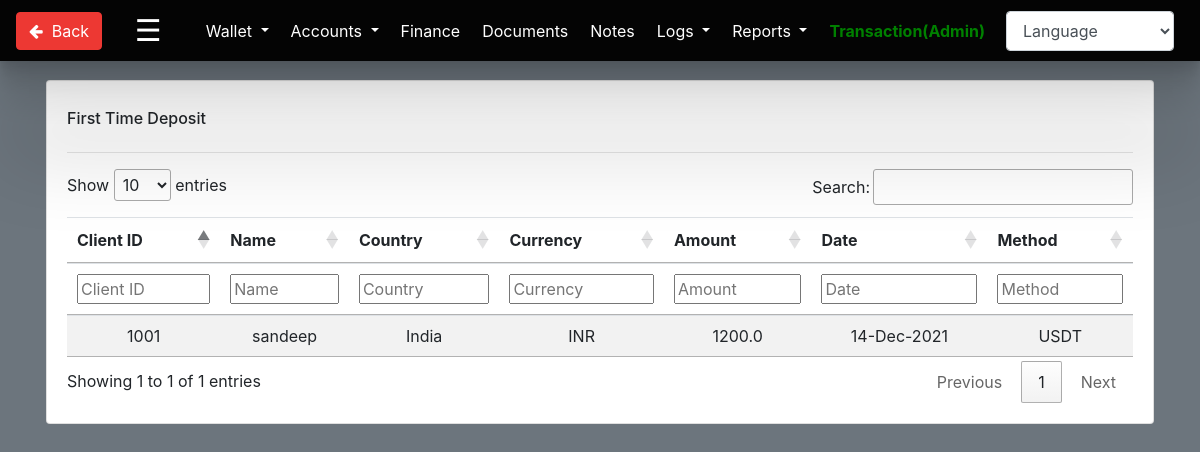
Screenshot of /dashboard/first_time_deposit_report with the database file from the repository.
### dashboard/models.py (models this page shows, shortened)
class Transaction_Method(BaseModel):
    user=models.ForeignKey(User,on_delete=models.CASCADE,null=True,blank=True)
    type=models.CharField(max_length=100)
    comments=models.ForeignKey('dashboard.Comments',on_delete=models.CASCADE,null=True,blank=True)
    amount=models.FloatField()
    currency=models.ForeignKey('dashboard.Addcurrency',on_delete=models.CASCADE,null=True,blank=True)
    batch_number=models.CharField(max_length=100)
    first_deposit_amount = models.FloatField(default=0)
    first_deposit_date = models.DateTimeField(null=True, blank=True)
    class Meta:
        ordering = ('-id',)

class Addcurrency(BaseModel):
    name  = models.CharField(max_length=400)
    def __str__(self):
        return self.name

class Comments(BaseModel):
    name = models.CharField(max_length=100,null=True,blank=True)
    def __str__(self):
        return self.name

### sportapp/models.py (models this page shows, shortened)
class Register(BaseModel):
    user=models.OneToOneField(User,on_delete=models.CASCADE)
    client_id = models.BigIntegerField(default=1001, unique=True)
    fname = models.CharField(max_length=100)
    lname = models.CharField(max_length=100)
    uname = models.CharField(max_length=100)
    dob = models.DateField(max_length=8)
    verify = models.BooleanField(default=False)
    email = models.CharField(max_length=50, unique=True)
    mob = models.CharField(max_length=13)
    pwd1 = models.CharField(max_length=100)
    pwd2 = models.CharField(max_length=100)
    country = models.CharField(max_length=100)
    address  = models.CharField(max_length=100)
    pincode = models.IntegerField(null=True,blank=True)
    secondaryemail=models.CharField(max_length=100,null=True,blank=True,default=None)
    reasonsecondaryemail=models.CharField(max_length=500,null=True,blank=True)
    city = models.CharField(max_length=50,null=True,blank=True,default=None)
    state  = models.CharField(max_length=100,null=True,blank=True,default=None)
    sque = models.ForeignKey('dashboard.Securityque', null=True,blank=True,default=None, on_delete=models.CASCADE)
    sans = models.CharField(max_length=100,null=True, blank=True)
    client_ib = models.CharField(max_length=100, null=True, blank=True)
    acc_type = models.ManyToManyField('dashboard.Addaccounttype')
    acc_limit = models.IntegerField(default=4)
    demo_acc_limit = models.IntegerField(default=2)

### dashboard/views.py (the view)
# urls.py: path('first_time_deposit_report',views.first_time_deposit_report, name='first_time_deposit_report'),
def first_time_deposit_report(request):
    reg_users = Transaction_Method.objects.all()
    return render(request,'dashboard/temp/first_time_deposit_report.html',{'reg_users': reg_users})

### common/models.py (called while the page is built)
    def get_queryset(self):
        return SoftDeletionQuerySet(self.model).filter(object_status=ObjectStatusChoices.ACTIVE)

### sport/custom_processors.py (called while the page is built, shortened)
def custom_date_filter(request):
    user=None
    document = None
    wallet=None
    dob_year = None
    dob_month = None
    dob_date = None
    year_val = None
    month_val = None
    date_val = None
    try:
        user_id = request.GET.get('u_id')
    except:
        pass
    if user_id:
        user = Register.objects.get(user=user_id)
        document = Uploaddocument.objects.filter(user=user_id)
        wallet = UserWallet.objects.get(user=user_id)
    return {
        'custom_date_choice': CustomDateFilter.CHOICES,
        'document':document,
        'wallet':wallet,
        'dob_year':dob_year,
        'dob_month':dob_month,
        'dob_date':dob_date,
        'added_on_year_val': year_val,
        'added_on_month_val': month_val,
        'added_on_date_val': date_val,
        }

def ib_wallet(request):
    url = 'http://ib-portal.hnxinluan.cn/api/v1/ib_users'
    req = requests.get(url)
    req_json = req.json()
    ib_id = 0
    ib_user = ''
    detail_api = f'http://ib-portal.hnxinluan.cn/api/v1/get_commission/{ib_id}'
    req = requests.get(detail_api)
    req_json = req.json()
    if req_json['commission']:
        wallet = req_json['commission'][0]['wallet']
        if not wallet:
            wallet = 0.00
    else:
        wallet = 0.00
    return {
        'ib_wallet': wallet,
        'ib_user':ib_user,
    }

### templates/dashboard/temp/first_time_deposit_report.html (shortened to what this page needs)
{% extends 'dashboard/temp/report_index.html' %}
{% load i18n %}
{% load static %}
{% block report_detail %}
<link rel="stylesheet" href="https://cdn.datatables.net/1.11.3/css/jquery.dataTables.min.css">
<link rel="stylesheet" href="https://cdn.datatables.net/fixedheader/3.2.0/css/fixedHeader.dataTables.min.css">
<div class="container-fluid">
	<div class="card mt-3" style="background-color: white;padding: 20px;">
		<h5 class="h6 pt-2">First Time Deposit</h5>
		<hr>
		<table class="table table-striped mt-5 table-sm w-100" id="example" style="width: 100%;">
			<thead>
				<tr class="text-center">
					<th>Client ID</th>
					<th>Name</th>
					<th>Country</th>
					<th>Currency</th>
					<th>Amount</th>
					<th>Date</th>
					<th>Method</th>
				</tr>
			</thead>
			<tbody>
				{% for user in reg_users %}
					{% if user.first_deposit_amount %}
						<tr class="text-center">
							<td>{{user.user.register.client_id}}</td>
							<td>{{user.user.register.uname}}</td>
							<td>{{user.user.register.country}}</td>
							<td>{{user.currency}}</td>
							<td>{{user.first_deposit_amount}}</td>
							<td>{{user.first_deposit_date|date:'d-M-Y'}}</td>
							<td>{{user.comments}}</td>
						</tr>
					{% endif %}
				{% endfor %}
			</tbody>
		</table>
	</div>
</div>
{% endblock %}

### rows the page displays
Transaction_Method: user.register.client_id "1001", user.register.uname "sandeep", user.register.country "India", currency "INR", first_deposit_amount "1200.0", first_deposit_date "14-Dec-2021", comments "USDT"
